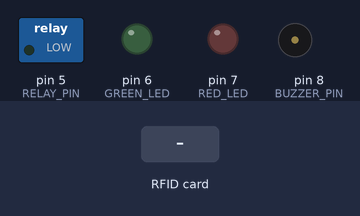
Bench run of a sketch on a simulated Arduino Uno, built with avr-gcc and run on an emulated ATmega328P. On the bench: switched loads named in the sketch (green lamp = pin HIGH), output pins drawn as LEDs (lit = HIGH), buzzer (waves = sounding, pin HIGH). The inputs (shaded band) are chosen by the test bench. Pins used as bus, display or sensor lines are not drawn; what the sketch prints to the serial monitor is not drawn.

Above: at 1.2 s.
1.3 s: RFID card 97 BE 4F 06 held to the reader
At 2.5 s:
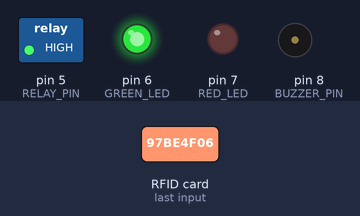
2.8 s: RFID card 5E 7A 19 C4 held to the reader
At 5.0 s:
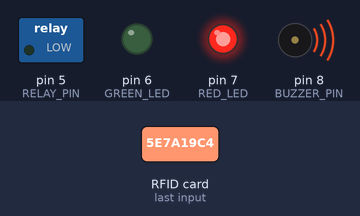
5.8 s: RFID card 27 74 0B 07 held to the reader
At 6.3 s:
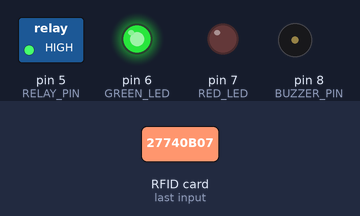
7.3 s: RFID card E9 55 73 06 held to the reader
At 12.2 s:
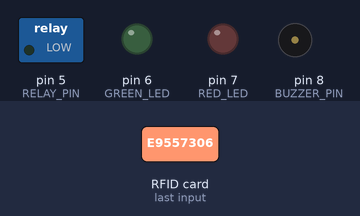
Timing chart, 0 to 13.3 s (numbered marks = the images above; inputs shaded):
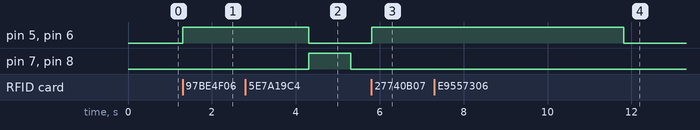

The sketch:

rfid_access.ino
```cpp
#include <SPI.h>
#include <MFRC522.h>

// --- PINLARNI SOZLASh ---
// RFID-RC522 modul pinlari
#define SS_PIN 10
#define RST_PIN 9

// Qulf/Relay, LED va Buzzer pinlari
#define RELAY_PIN 5
#define GREEN_LED 6
#define RED_LED 7
#define BUZZER_PIN 8

// MFRC522 obyektini yaratish
MFRC522 mfrc522(SS_PIN, RST_PIN);

// --- RUXSAT ETILGAN KARTALAR (UID) RO'YXATI ---
// 2 o'lchamli massiv. Kelajakda yangi karta qo'shmoqchi bo'lsangiz,
// shu yerga vergul bilan yangi {0x.., 0x.., 0x.., 0x..} ni qo'shasiz.
const byte allowedUIDs[][4] = {
  {0x97, 0xBE, 0x4F, 0x06},
  {0x27, 0x74, 0x0B, 0x07},
  {0xE9, 0x55, 0x73, 0x06}
};

// Massivdagi kartalar sonini avtomatik hisoblash
const int totalAllowedCards = sizeof(allowedUIDs) / sizeof(allowedUIDs[0]);

void setup() {
  // Serial monitorni ishga tushirish (9600 baud)
  Serial.begin(9600);

  // SPI interfeysini ishga tushirish
  SPI.begin();

  // RFID modulini ishga tushirish
  mfrc522.PCD_Init();

  // Pinlarni chiqish (OUTPUT) rejimiga o'tkazish
  pinMode(RELAY_PIN, OUTPUT);
  pinMode(GREEN_LED, OUTPUT);
  pinMode(RED_LED, OUTPUT);
  pinMode(BUZZER_PIN, OUTPUT);

  // Boshlang'ich holatda hamma narsa o'chirilgan bo'lishi kerak
  digitalWrite(RELAY_PIN, LOW);
  digitalWrite(GREEN_LED, LOW);
  digitalWrite(RED_LED, LOW);
  digitalWrite(BUZZER_PIN, LOW);

  Serial.println("Tizim ishga tushdi. Karta kuting...");
}

void loop() {
  // Yangi karta yaqinlashtirilganini tekshirish
  if (!mfrc522.PICC_IsNewCardPresent()) {
    return; // Karta yo'q bo'lsa, loopni qayta boshlash
  }

  // Kartadan ma'lumot (UID) ni o'qish
  if (!mfrc522.PICC_ReadCardSerial()) {
    return; // O'qishda xatolik bo'lsa, qayta boshlash
  }

  // O'qilgan kartani tekshirish
  if (checkUID(mfrc522.uid.uidByte, mfrc522.uid.size)) {
    // Agar karta to'g'ri bo'lsa
    grantAccess();
  } else {
    // Agar karta noto'g'ri bo'lsa
    denyAccess();
  }

  // Kartani o'qishni to'xtatish (keyingi o'qishgacha kutish uchun)
  mfrc522.PICC_HaltA();
}

/**
 * O'qilgan UID ni ruxsat berilgan kartalar ro'yxati bilan solishtiruvchi funksiya
 */
bool checkUID(byte *readUID, byte uidSize) {
  // Odatda MIFARE Classic kartalari UID si 4 bayt bo'ladi
  if (uidSize != 4) return false;

  // Har bir ruxsat berilgan karta bilan solishtirib chiqamiz
  for (int i = 0; i < totalAllowedCards; i++) {
    bool match = true;
    for (int j = 0; j < 4; j++) {
      if (readUID[j] != allowedUIDs[i][j]) {
        match = false;
        break; // Bitta bayt xato bo'lsa, keyingisini tekshirish shart emas
      }
    }
    // Agar hamma 4 ta bayt mos kelsa, ruxsat bor
    if (match) {
      return true;
    }
  }
  // Hech biriga mos kelmasa, ruxsat yo'q
  return false;
}

/**
 * Ruxsat berilganda bajariladigan harakatlar
 */
void grantAccess() {
  Serial.println("✅ Ruxsat berildi!");

  // Qulfni ochish (Relayni yoqish) va yashil LEDni yoqish
  digitalWrite(RELAY_PIN, HIGH);
  digitalWrite(GREEN_LED, HIGH);

  // 3 soniya kutish
  delay(3000);

  // Qulfni yopish va LEDni o'chirish
  digitalWrite(RELAY_PIN, LOW);
  digitalWrite(GREEN_LED, LOW);
}

/**
 * Ruxsat etilmaganda bajariladigan harakatlar
 */
void denyAccess() {
  Serial.println("❌ Ruxsat yo'q!");

  // Qizil LEDni va Buzzerni yoqish
  digitalWrite(RED_LED, HIGH);
  digitalWrite(BUZZER_PIN, HIGH);

  // 1 soniya kutish (Buzzer ovozi va LED yonib turishi uchun)
  delay(1000);

  // O'chirish
  digitalWrite(RED_LED, LOW);
  digitalWrite(BUZZER_PIN, LOW);
}
```

Measured:
- after the input at 1.3 s, pin 5 (RELAY_PIN), pin 6 (GREEN_LED): LOW → HIGH at once
- after the input at 2.8 s, pin 7 (RED_LED), pin 8 (BUZZER_PIN): LOW → HIGH after 1.5 s, → LOW 1.0 s later
- after the input at 5.8 s, pin 5 (RELAY_PIN), pin 6 (GREEN_LED): LOW → HIGH at once
- after the input at 7.3 s, pin 5 (RELAY_PIN), pin 6 (GREEN_LED): HIGH → LOW after 4.5 s instead of 1.5 s
